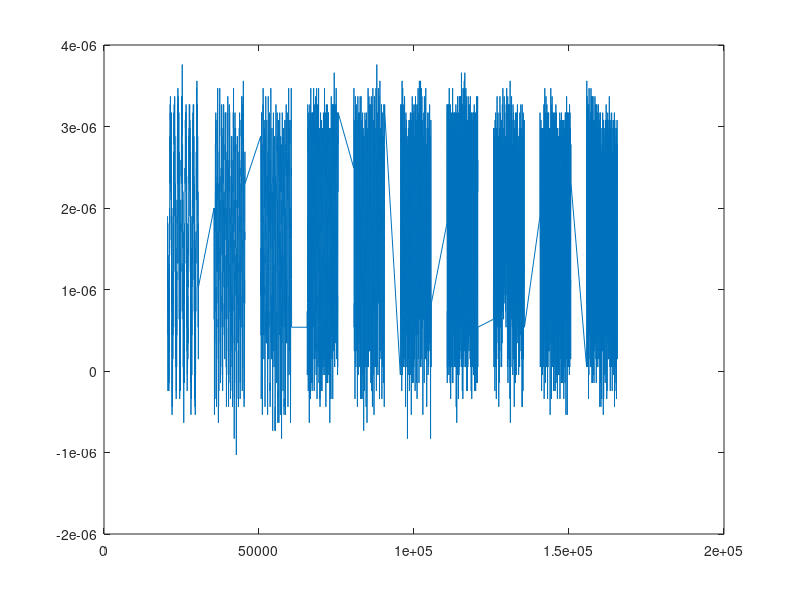

This chart was generated by the following MATLAB code: (Note: this script raises an error after producing the figure.)
clc
clear all
close all
data = csvread('total.csv',2,0);

data(:,8) = data(:,8)/(2*pi); %wheel 0 on [Hz]
data(:,9) = data(:,9)/(2*pi);
data(:,10) = data(:,10)/(2*pi);

figure(1)
plot(data(:,1),data(:,5))
%%%% data sheet indexing
%%% 1  2  3  4  5  6  7     8     9     10    11 
%%% t1 1x 1y 1z 2x 2y 2z speed0 speed1 speed2 0   %wheel 0 on
%%% 12 13 14 15 16 17 18   19     20     21   22
%%% t2 1x 1y 1z 2x 2y 2z speed0 speed1 speed2 0  %wheel 1 on
%%% 23 24 25 26 27 28 29   30     31     32
%%% t3 1x 1y 1z 2x 2y 2z speed0 speed1 speed2 0 %wheel 2 on

access = [1 2 8; 1 3 8; 1 4 8; 1 5 8; 1 6 8; 1 7 8;....
    12 13 20; 12 14 20; 12 15 20; 12 16 20; 12 17 20; 12 18 20; ...
    23 24 32; 23 25 32; 23 26 32; 23 27 32; 23 28 32; 23 29 32];
%%% mag [1/2][x/y/z][wheel 0/1/2 on]
names = {'mag1x0';'mag1y0';'mag1z0';'mag2x0';'mag2y0';'mag2z0';
    'mag1x1';'mag1y1';'mag1z1';'mag2x1';'mag2y1';'mag2z1';
    'mag1x2';'mag1y2';'mag1z2';'mag2x2';'mag2y2';'mag2z2'};

for s = 1:length(access)
    start = data(access(s,1),1);
    freq = ones(10,1); freq(1) = data(1,access(s,3)); %take wheel reading
    idx = ones(10,1); idx(1) = 1;
    for i = 2:11
        time = start + 10000*(i-1);
        x = find(data(:,access(s,1)) > time, 1,'first');
        idx(i) = x;
    end
    for i = 1:10
        freq(i) = data(idx(i),access(s,3));
    end

    Fs = 50;  %mag sampling freq
    NFFT = length(data(1:idx(2),access(s,2))); %take mag reading can be 1/2 x/y/z
    Y = fft(data(1:idx(2),access(s,2)), NFFT);
    F = ((0:1/NFFT:1-1/NFFT)*Fs).';
    magnitudeY = abs(Y);
    phaseY = unwrap(angle(Y));
    figure(gcf)
    %plot(F,magnitudeY,phaseY,NFFT)
    figure(2)
    helperFrequencyAnalysisPlot1(F,magnitudeY,phaseY,NFFT)
    subplot(3,1,3)
    %[curvefit,gof,output] = fit(F(1:NFFT/2),20*log10(magnitudeY(1:NFFT/2)),'smoothingspline','normalize','on');
    [curvefit,gof,output] = fit(F,20*log(magnitudeY),'smoothingspline')%'normalize','on');
    plot(curvefit,F,20*log(magnitudeY));
    %plot(F(1:NFFT/2),20*log10(magnitudeY(1:NFFT/2)));
    %plot(curvefit(1:NFFT/2),F(1:NFFT/2));
    xlabel('frequency Hz')
    ylabel('mag reading T')
    px.formula = formula(curvefit);
    px.mean = mean(magnitudeY); px.std = std(magnitudeY); px.var = var(magnitudeY);
    px.max = max(magnitudeY);  px.min = min(magnitudeY);
    %methods(curvefit)
    c = coeffvalues(curvefit); c = c.coefs;
    fname = char(names{s});
    save(fname)
    fname = (names{s});
    saveas(gcf,fname)
end

% for i = length(access)
%     start = data(1,1);
%     freq = ones(10,1); freq(1) = data(1,8);
%     idx = ones(10,1); idx(1) = 1;
%     for i = 2:11
%         time = start + 10000*(i-1);
%         x = find(data(:,1) > time, 1,'first');
%         idx(i) = x;
%     end
%     for i = 1:10
%         freq(i) = data(idx(i),8);
%     end
% 
%     Fs = 50;  %mag sampling freq
%     NFFT = length(data(1:idx(2),5));
%     Y = fft(data(1:idx(2),5), NFFT);
%     F = ((0:1/NFFT:1-1/NFFT)*Fs).';
%     magnitudeY = abs(Y);
%     phaseY = unwrap(angle(Y));
%     figure(gcf)
%     %plot(F,magnitudeY,phaseY,NFFT)
%     figure(1)
%     helperFrequencyAnalysisPlot1(F,magnitudeY,phaseY,NFFT)
%     figure(2)
%     [curvefit,gof,output] = fit(F,magnitudeY,'smoothingspline','normalize','on');
%     plot(curvefit,F,magnitudeY);
%     xlabel('frequency Hz')
%     ylabel('mag reading T')
% 
% end
 
% % plot(time0,speedA0)
% % title('time domain'); xlabel('s'); ylabel('T')
% % samp_freq = 50; %sampling frequency
% % L0 = (time0(length(time0)-1)-time0(1))/samp_freq; %signal length
% % n0 = 2^nextpow2(L0);
% % Y0 = fft(speedA0,n0);
% % f0 = samp_freq*(0:(n0/2))/n0;'
% %                          
% % P0 = abs(Y0/n0);
% % subplot(3,2,2)
% % %plot(f0,P0(1:(n0/2)+1));
% % plot(P0, mag1x0);
% % title('freq domain'); xlabel('Hz'); ylabel('abs(P(f))')
% 
% %%%% mag 1 only
% [curvefit1x0,gof1x0,output1x0] = fit(time0,mag1x0,'smoothingspline','normalize','on'); %wheel 0 x
% figure(1)
% subplot(3,3,1)
% plot(curvefit1x0,time0,mag1x0);
% title('wheel 0 on, mag1x reading')

% %%%% driver noise data for 'testwheelnoise.csv' data 
% figure(2)
% [dcurvex,dgofx,doutputx] = fit(time(1:a),mag1x(1:a),'smoothingspline','normalize','on');
% subplot(3,1,1)
% plot(dcurvex,time(1:a),mag1x(1:a));
% title('driver vibes x reading')

%methods(curvefitx)
%coeffxs = coeffvalues(curvefitx); coeffxs = coeffxs.coefs;
% figure(1)
% subplot(3,1,1)
% plot(curvefitx,time,mag1x);
% hold on
% plot(curvefitx,time,mag1x,'Residuals')
% 
% xlabel('time(s)'); ylabel('mag1x (T)')
% %plot(curvefit,time,mag1x,'predfunc')
% formula(curvefitx)
% px.mean = mean(mag1x); px.std = std(mag1x); px.var = var(mag1x);
% px.max = max(mag1x);  px.min = min(mag1x);
% A = time;
% B = mag1x;
% C = [1 0 0];
% D = 0;
% %Plant = ss(A,[B B],C,0,-1,'inputname',{'u' 'w'},'outputname','y');
% %[kalmf,L,~,M,Z] = kalman(Plant,1,1);
% disp(px)
